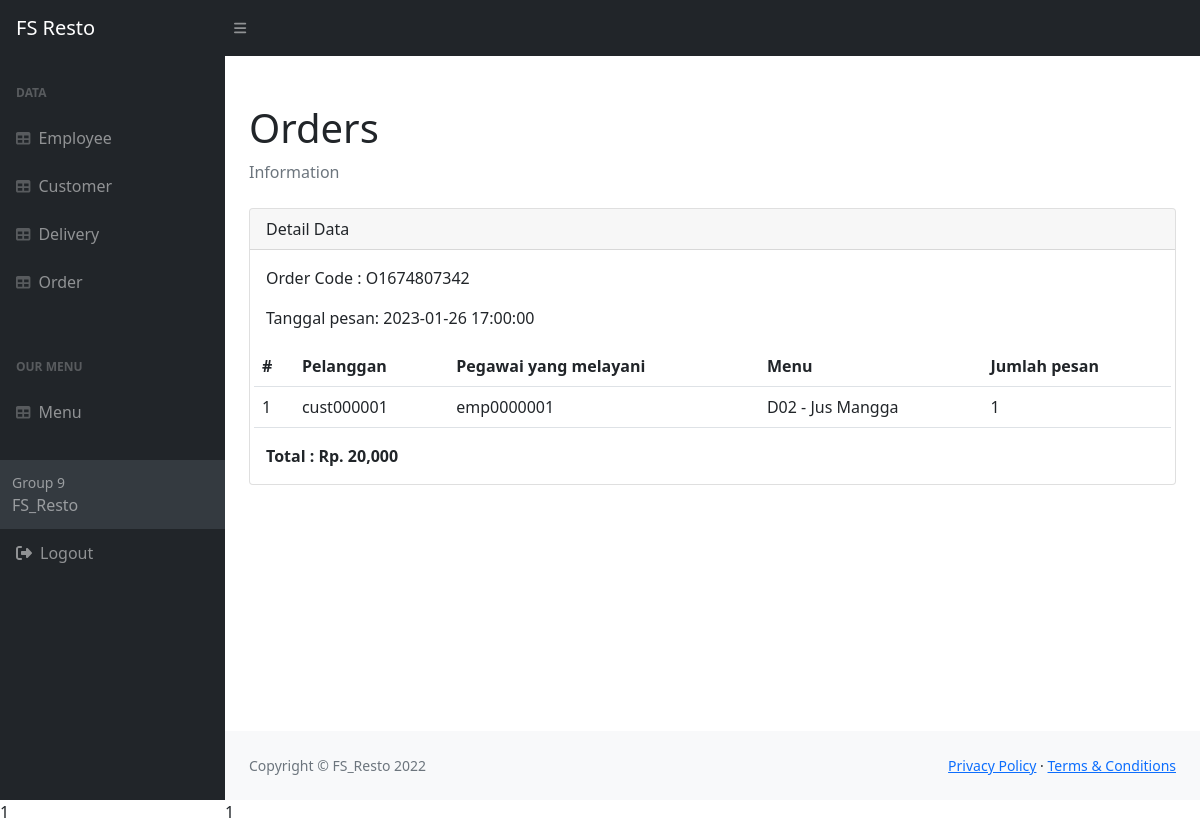
Screenshot of /Admin/pages/show_order.php?id=O1674807342 (signed in) with the database file from the repository.
### tables this page shows
CREATE TABLE `order_detail` (
  `order_id` varchar(50) NOT NULL,
  `menu_id` varchar(50) NOT NULL,
  `jumlah` int(50) NOT NULL,
  `order_date` timestamp NOT NULL DEFAULT current_timestamp() ON UPDATE current_timestamp(),
  `Total_price` int(50) NOT NULL,
  KEY `order_id` (`order_id`,`menu_id`),
  KEY `menu_id` (`menu_id`),
  CONSTRAINT `order_detail_ibfk_1` FOREIGN KEY (`menu_id`) REFERENCES `menu` (`menu_id`) ON DELETE CASCADE ON UPDATE CASCADE,
  CONSTRAINT `order_detail_ibfk_2` FOREIGN KEY (`order_id`) REFERENCES `orders` (`order_id`) ON DELETE CASCADE ON UPDATE CASCADE
);

CREATE TABLE `orders` (
  `order_id` varchar(50) NOT NULL,
  `cust_id` varchar(55) NOT NULL,
  `emp_id` varchar(55) NOT NULL,
  PRIMARY KEY (`order_id`),
  KEY `cust_id` (`cust_id`,`emp_id`),
  KEY `emp_id` (`emp_id`),
  CONSTRAINT `orders_ibfk_1` FOREIGN KEY (`emp_id`) REFERENCES `employee` (`emp_id`) ON DELETE CASCADE ON UPDATE CASCADE,
  CONSTRAINT `orders_ibfk_2` FOREIGN KEY (`cust_id`) REFERENCES `customer` (`cust_id`) ON DELETE CASCADE ON UPDATE CASCADE
);

CREATE TABLE `menu` (
  `menu_id` varchar(10) NOT NULL,
  `menu_name` varchar(50) DEFAULT NULL,
  `category_id` varchar(50) DEFAULT NULL,
  `price` int(50) NOT NULL,
  `qty` int(50) DEFAULT NULL,
  PRIMARY KEY (`menu_id`),
  KEY `category_id` (`category_id`),
  FULLTEXT KEY `pencarian_produk` (`menu_name`),
  CONSTRAINT `menu_ibfk_1` FOREIGN KEY (`category_id`) REFERENCES `category` (`category_id`) ON DELETE CASCADE ON UPDATE CASCADE
);

### Admin/pages/show_order.php (the view, shortened to what this page needs)
<?php
$con = db_connect();
$code = mysqli_real_escape_string($con, $_GET["id"]);
$sql = "SELECT * FROM order_detail WHERE order_id = '$code'";
$sql3 = "SELECT * FROM order_detail JOIN orders ON order_detail.order_id = orders.order_id JOIN menu ON order_detail.menu_id = menu.menu_id order by 'order_id' desc limit 1";
$result = mysqli_query($con, $sql);
$result3 = mysqli_query($con, $sql3);
while($data = mysqli_fetch_assoc($result)) {
    $tanggalPesan = $data['order_date'];
    $jumlah = $data['Total_price'];
}
?>
<!DOCTYPE html>
<html lang="en">
  <head>
    <link href="https://cdn.jsdelivr.net/npm/simple-datatables@latest/dist/style.css" rel="stylesheet" />
    <link href="../../resource/css/styles.css" rel="stylesheet" />
  </head>
  <body class="sb-nav-fixed">
   <?=
      include 'partIndex/navbar.php';
   ?>
    <div id="layoutSidenav">
      <div id="layoutSidenav_nav">
       <?=
        include 'sideNavbar.php';
       ?>
      </div>
      <div id="layoutSidenav_content">
                <main>
                    <div class="container-fluid px-4">
                        <h1 class="mt-4">Orders</h1>
                        <ol class="breadcrumb mb-4">
                            <li class="breadcrumb-item active">Information</li>
                        </ol>
                        <div class="card mb-4">
                            <div class="card-header">
                            Detail Data<br/>
                        </div>
                        <div class="card-body">
                            <p>Order Code : <?php echo $code; ?></p>
                            <p>Tanggal pesan: <?php echo $tanggalPesan?></p>
                            <div class="row">
                                <table class="table table-hover">
                                    <tr>
                                        <th>#</th>
                                        <th>Pelanggan</th>
                                        <th>Pegawai yang melayani</th>
                                        <th>Menu</th>
                                        <th>Jumlah pesan</th>
                                    </tr>
                                <?php
                                    $no = 1;
                                    while($data = mysqli_fetch_assoc($result3)) {
                                        ?>
                                        <tr>
                                            <td><?php echo $no++;?></td>
                                            <td><?php echo $data['cust_id']; ?></td>
                                            <td><?php echo $data['emp_id'] ;?></td>
                                            <td><?php echo $data['menu_id'] . " - " . $data['menu_name']?></td>
                                            <td><?php echo $data["jumlah"];?></td>
                                        </tr>
                                        <?php
                                    }
                                ?>
                                </table>
                                <?php echo "<strong>Total : Rp. " . number_format($jumlah,0) . "</strong>";?>
                            </div>
                        </div>
                    </div>
                </main>
       <?=
          include 'partIndex/footer.php';
       ?>
      </div>
    </div>
  </body>
</html>

### rows the page displays
order_detail: order_date "2023-01-26 17:00:00", Total_price "20,000"
order_detail: order.cust_id "cust000001", order.emp_id "emp0000001", menu.menu_id "D02", menu.menu_name "Jus Mangga", jumlah "1"

### other values shown
include 'sideNavbar.php' "1"
$code "O1674807342"
include 'partIndex/footer.php' "1"
